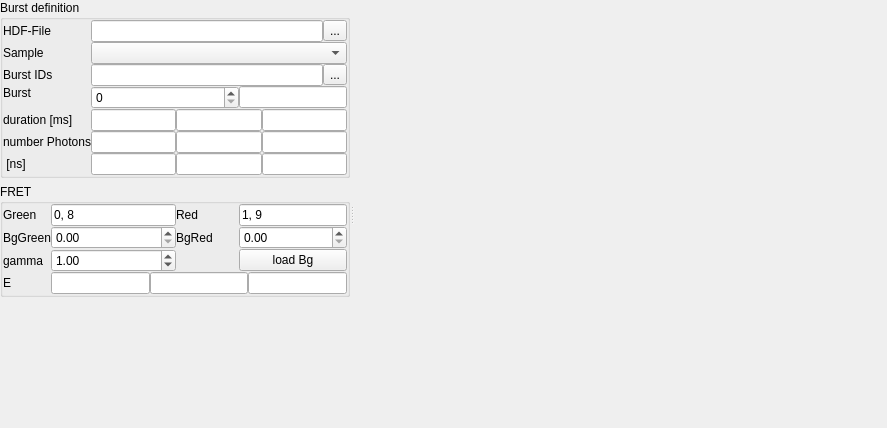
<?xml version="1.0" encoding="UTF-8"?>
<ui version="4.0">
 <class>Form</class>
 <widget class="QWidget" name="Form">
  <property name="geometry">
   <rect>
    <x>0</x>
    <y>0</y>
    <width>887</width>
    <height>428</height>
   </rect>
  </property>
  <property name="windowTitle">
   <string>Form</string>
  </property>
  <layout class="QVBoxLayout" name="verticalLayout_3">
   <property name="spacing">
    <number>0</number>
   </property>
   <property name="margin">
    <number>0</number>
   </property>
   <item>
    <widget class="QSplitter" name="splitter">
     <property name="orientation">
      <enum>Qt::Horizontal</enum>
     </property>
     <widget class="QWidget" name="widget" native="true">
      <property name="maximumSize">
       <size>
        <width>350</width>
        <height>16777215</height>
       </size>
      </property>
      <layout class="QVBoxLayout" name="verticalLayout_2">
       <item>
        <layout class="QVBoxLayout" name="verticalLayout">
         <item>
          <widget class="QGroupBox" name="groupBox">
           <property name="title">
            <string>Burst definition</string>
           </property>
           <layout class="QGridLayout" name="gridLayout">
            <property name="margin">
             <number>0</number>
            </property>
            <property name="spacing">
             <number>0</number>
            </property>
            <item row="0" column="1" colspan="4">
             <layout class="QHBoxLayout" name="horizontalLayout_4">
              <property name="spacing">
               <number>0</number>
              </property>
              <item>
               <widget class="QLineEdit" name="lineEdit_9">
                <property name="readOnly">
                 <bool>true</bool>
                </property>
               </widget>
              </item>
              <item>
               <widget class="QToolButton" name="toolButton_2">
                <property name="text">
                 <string>...</string>
                </property>
               </widget>
              </item>
             </layout>
            </item>
            <item row="4" column="0">
             <widget class="QLabel" name="label_3">
              <property name="text">
               <string>Burst IDs</string>
              </property>
             </widget>
            </item>
            <item row="5" column="0">
             <widget class="QLabel" name="label_2">
              <property name="text">
               <string>Burst</string>
              </property>
             </widget>
            </item>
            <item row="0" column="0">
             <widget class="QLabel" name="label_5">
              <property name="text">
               <string>HDF-File</string>
              </property>
             </widget>
            </item>
            <item row="8" column="0">
             <widget class="QLabel" name="label_9">
              <property name="text">
               <string>duration [ms]</string>
              </property>
             </widget>
            </item>
            <item row="9" column="0">
             <widget class="QLabel" name="label_4">
              <property name="text">
               <string>number Photons</string>
              </property>
             </widget>
            </item>
            <item row="9" column="2" colspan="3">
             <layout class="QHBoxLayout" name="horizontalLayout_2">
              <property name="spacing">
               <number>0</number>
              </property>
              <item>
               <widget class="QLineEdit" name="lineEdit_5">
                <property name="toolTip">
                 <string>Number of photons in current burst</string>
                </property>
                <property name="readOnly">
                 <bool>true</bool>
                </property>
               </widget>
              </item>
              <item>
               <widget class="QLineEdit" name="lineEdit_6">
                <property name="toolTip">
                 <string>Average number of Photons in burst</string>
                </property>
                <property name="readOnly">
                 <bool>true</bool>
                </property>
               </widget>
              </item>
              <item>
               <widget class="QLineEdit" name="lineEdit_7">
                <property name="toolTip">
                 <string>Standard of the number of photons</string>
                </property>
               </widget>
              </item>
             </layout>
            </item>
            <item row="10" column="0">
             <widget class="QLabel" name="label">
              <property name="text">
               <string>&lt;micro time&gt; [ns]</string>
              </property>
             </widget>
            </item>
            <item row="10" column="2" colspan="3">
             <layout class="QHBoxLayout" name="horizontalLayout">
              <property name="spacing">
               <number>0</number>
              </property>
              <item>
               <widget class="QLineEdit" name="lineEdit_2">
                <property name="toolTip">
                 <string>Mean delay time of current photons in burst</string>
                </property>
                <property name="readOnly">
                 <bool>true</bool>
                </property>
               </widget>
              </item>
              <item>
               <widget class="QLineEdit" name="lineEdit_3">
                <property name="toolTip">
                 <string>Mean delay time of all bursts</string>
                </property>
               </widget>
              </item>
              <item>
               <widget class="QLineEdit" name="lineEdit_4">
                <property name="toolTip">
                 <string>Standard deviation of the mean delay time</string>
                </property>
               </widget>
              </item>
             </layout>
            </item>
            <item row="4" column="1" colspan="4">
             <layout class="QHBoxLayout" name="horizontalLayout_3">
              <property name="spacing">
               <number>0</number>
              </property>
              <item>
               <widget class="QLineEdit" name="lineEdit_8">
                <property name="toolTip">
                 <string>Folder containing burst ID files</string>
                </property>
                <property name="readOnly">
                 <bool>true</bool>
                </property>
               </widget>
              </item>
              <item>
               <widget class="QToolButton" name="toolButton">
                <property name="text">
                 <string>...</string>
                </property>
               </widget>
              </item>
             </layout>
            </item>
            <item row="8" column="2">
             <layout class="QHBoxLayout" name="horizontalLayout_5">
              <property name="spacing">
               <number>0</number>
              </property>
              <item>
               <widget class="QLineEdit" name="lineEdit_12"/>
              </item>
              <item>
               <widget class="QLineEdit" name="lineEdit_13"/>
              </item>
              <item>
               <widget class="QLineEdit" name="lineEdit_14"/>
              </item>
             </layout>
            </item>
            <item row="5" column="1" rowspan="2" colspan="2">
             <layout class="QHBoxLayout" name="horizontalLayout_6">
              <property name="spacing">
               <number>0</number>
              </property>
              <item>
               <widget class="QSpinBox" name="spinBox">
                <property name="sizePolicy">
                 <sizepolicy hsizetype="Expanding" vsizetype="Fixed">
                  <horstretch>0</horstretch>
                  <verstretch>0</verstretch>
                 </sizepolicy>
                </property>
               </widget>
              </item>
              <item>
               <widget class="QLineEdit" name="lineEdit">
                <property name="sizePolicy">
                 <sizepolicy hsizetype="Fixed" vsizetype="Fixed">
                  <horstretch>0</horstretch>
                  <verstretch>0</verstretch>
                 </sizepolicy>
                </property>
                <property name="toolTip">
                 <string>Total number of bursts</string>
                </property>
                <property name="readOnly">
                 <bool>true</bool>
                </property>
               </widget>
              </item>
             </layout>
            </item>
            <item row="1" column="1" colspan="2">
             <widget class="QComboBox" name="comboBox"/>
            </item>
            <item row="1" column="0">
             <widget class="QLabel" name="label_10">
              <property name="text">
               <string>Sample</string>
              </property>
             </widget>
            </item>
           </layout>
          </widget>
         </item>
        </layout>
       </item>
       <item>
        <widget class="QGroupBox" name="groupBox_2">
         <property name="title">
          <string>FRET</string>
         </property>
         <layout class="QGridLayout" name="gridLayout_2">
          <property name="margin">
           <number>0</number>
          </property>
          <property name="spacing">
           <number>0</number>
          </property>
          <item row="0" column="1" colspan="2">
           <widget class="QLineEdit" name="lineEdit_10">
            <property name="toolTip">
             <string>Channel numbers of green channels</string>
            </property>
            <property name="text">
             <string>0, 8</string>
            </property>
           </widget>
          </item>
          <item row="0" column="0">
           <widget class="QLabel" name="label_6">
            <property name="text">
             <string>Green</string>
            </property>
           </widget>
          </item>
          <item row="0" column="3">
           <widget class="QLabel" name="label_7">
            <property name="text">
             <string>Red</string>
            </property>
           </widget>
          </item>
          <item row="0" column="4">
           <widget class="QLineEdit" name="lineEdit_11">
            <property name="sizePolicy">
             <sizepolicy hsizetype="Minimum" vsizetype="Fixed">
              <horstretch>0</horstretch>
              <verstretch>0</verstretch>
             </sizepolicy>
            </property>
            <property name="toolTip">
             <string>Channel numbers of red channels</string>
            </property>
            <property name="text">
             <string>1, 9</string>
            </property>
           </widget>
          </item>
          <item row="2" column="1" colspan="2">
           <widget class="QDoubleSpinBox" name="doubleSpinBox">
            <property name="sizePolicy">
             <sizepolicy hsizetype="MinimumExpanding" vsizetype="Fixed">
              <horstretch>0</horstretch>
              <verstretch>0</verstretch>
             </sizepolicy>
            </property>
            <property name="singleStep">
             <double>0.010000000000000</double>
            </property>
            <property name="value">
             <double>1.000000000000000</double>
            </property>
           </widget>
          </item>
          <item row="2" column="0">
           <widget class="QLabel" name="label_8">
            <property name="text">
             <string>gamma</string>
            </property>
           </widget>
          </item>
          <item row="3" column="0">
           <widget class="QLabel" name="label_11">
            <property name="text">
             <string>E</string>
            </property>
           </widget>
          </item>
          <item row="3" column="1" colspan="4">
           <layout class="QHBoxLayout" name="horizontalLayout_7">
            <property name="spacing">
             <number>0</number>
            </property>
            <item>
             <widget class="QLineEdit" name="lineEdit_15">
              <property name="toolTip">
               <string>Transfer-efficency of current burst</string>
              </property>
              <property name="readOnly">
               <bool>true</bool>
              </property>
             </widget>
            </item>
            <item>
             <widget class="QLineEdit" name="lineEdit_16">
              <property name="toolTip">
               <string>Mean transfer efficency</string>
              </property>
             </widget>
            </item>
            <item>
             <widget class="QLineEdit" name="lineEdit_17">
              <property name="toolTip">
               <string>Standard deviation of transfer efficencies</string>
              </property>
             </widget>
            </item>
           </layout>
          </item>
          <item row="1" column="0">
           <widget class="QLabel" name="label_12">
            <property name="text">
             <string>BgGreen</string>
            </property>
           </widget>
          </item>
          <item row="1" column="3">
           <widget class="QLabel" name="label_13">
            <property name="text">
             <string>BgRed</string>
            </property>
           </widget>
          </item>
          <item row="1" column="4">
           <widget class="QDoubleSpinBox" name="doubleSpinBox_3"/>
          </item>
          <item row="1" column="1" colspan="2">
           <widget class="QDoubleSpinBox" name="doubleSpinBox_2"/>
          </item>
          <item row="2" column="4">
           <widget class="QPushButton" name="pushButton">
            <property name="text">
             <string>load Bg</string>
            </property>
           </widget>
          </item>
         </layout>
        </widget>
       </item>
       <item>
        <spacer name="verticalSpacer">
         <property name="orientation">
          <enum>Qt::Vertical</enum>
         </property>
         <property name="sizeHint" stdset="0">
          <size>
           <width>20</width>
           <height>163</height>
          </size>
         </property>
        </spacer>
       </item>
      </layout>
     </widget>
     <widget class="QWidget" name="widget_2" native="true">
      <layout class="QGridLayout" name="gridLayout_3">
       <item row="0" column="0">
        <layout class="QGridLayout" name="gridLayout_4"/>
       </item>
      </layout>
     </widget>
    </widget>
   </item>
  </layout>
  <action name="actionOpen_HDF_File">
   <property name="text">
    <string>Open HDF-File</string>
   </property>
  </action>
  <action name="actionOpen_burst_IDs">
   <property name="text">
    <string>Open burst-IDs</string>
   </property>
  </action>
  <action name="actionCurrent_burst_changed">
   <property name="text">
    <string>Current burst changed</string>
   </property>
  </action>
 </widget>
 <resources/>
 <connections>
  <connection>
   <sender>toolButton_2</sender>
   <signal>clicked()</signal>
   <receiver>actionOpen_HDF_File</receiver>
   <slot>trigger()</slot>
   <hints>
    <hint type="sourcelabel">
     <x>342</x>
     <y>35</y>
    </hint>
    <hint type="destinationlabel">
     <x>-1</x>
     <y>-1</y>
    </hint>
   </hints>
  </connection>
  <connection>
   <sender>toolButton</sender>
   <signal>clicked()</signal>
   <receiver>actionOpen_burst_IDs</receiver>
   <slot>trigger()</slot>
   <hints>
    <hint type="sourcelabel">
     <x>342</x>
     <y>57</y>
    </hint>
    <hint type="destinationlabel">
     <x>-1</x>
     <y>-1</y>
    </hint>
   </hints>
  </connection>
  <connection>
   <sender>spinBox</sender>
   <signal>valueChanged(int)</signal>
   <receiver>actionCurrent_burst_changed</receiver>
   <slot>trigger()</slot>
   <hints>
    <hint type="sourcelabel">
     <x>108</x>
     <y>69</y>
    </hint>
    <hint type="destinationlabel">
     <x>-1</x>
     <y>-1</y>
    </hint>
   </hints>
  </connection>
 </connections>
</ui>
